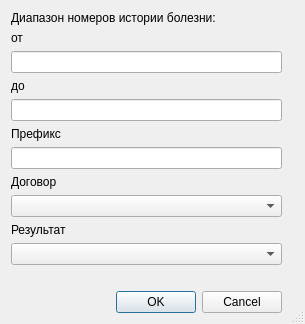
<?xml version="1.0" encoding="UTF-8"?>
<ui version="4.0">
 <class>ReportLogbookHospitalizationSetupDialog</class>
 <widget class="QDialog" name="ReportLogbookHospitalizationSetupDialog">
  <property name="windowModality">
   <enum>Qt::ApplicationModal</enum>
  </property>
  <property name="geometry">
   <rect>
    <x>0</x>
    <y>0</y>
    <width>305</width>
    <height>324</height>
   </rect>
  </property>
  <property name="windowTitle">
   <string>параметры отчёта</string>
  </property>
  <property name="sizeGripEnabled">
   <bool>true</bool>
  </property>
  <layout class="QGridLayout" name="gridLayout">
   <item row="4" column="0">
    <widget class="QLineEdit" name="edtDiapTo"/>
   </item>
   <item row="0" column="0" colspan="3">
    <widget class="QLabel" name="lblDiap">
     <property name="text">
      <string>Диапазон номеров истории болезни:</string>
     </property>
    </widget>
   </item>
   <item row="12" column="0">
    <widget class="QDialogButtonBox" name="buttonBox">
     <property name="orientation">
      <enum>Qt::Horizontal</enum>
     </property>
     <property name="standardButtons">
      <set>QDialogButtonBox::Cancel|QDialogButtonBox::Ok</set>
     </property>
    </widget>
   </item>
   <item row="5" column="0">
    <widget class="QLabel" name="lblPrefix">
     <property name="text">
      <string>Префикс</string>
     </property>
    </widget>
   </item>
   <item row="6" column="0">
    <widget class="QLineEdit" name="edtPrefix"/>
   </item>
   <item row="3" column="0">
    <widget class="QLabel" name="lblDiapTo">
     <property name="text">
      <string>до</string>
     </property>
    </widget>
   </item>
   <item row="2" column="0">
    <widget class="QLineEdit" name="edtDiapFrom"/>
   </item>
   <item row="11" column="0">
    <spacer>
     <property name="orientation">
      <enum>Qt::Vertical</enum>
     </property>
     <property name="sizeHint" stdset="0">
      <size>
       <width>129</width>
       <height>20</height>
      </size>
     </property>
    </spacer>
   </item>
   <item row="1" column="0">
    <widget class="QLabel" name="lblDiapFrom">
     <property name="text">
      <string>от</string>
     </property>
    </widget>
   </item>
   <item row="8" column="0">
    <widget class="CContractComboBox" name="cmbContract">
     <property name="sizePolicy">
      <sizepolicy hsizetype="Expanding" vsizetype="Fixed">
       <horstretch>0</horstretch>
       <verstretch>0</verstretch>
      </sizepolicy>
     </property>
    </widget>
   </item>
   <item row="7" column="0">
    <widget class="QLabel" name="lblContract">
     <property name="text">
      <string>Договор</string>
     </property>
    </widget>
   </item>
   <item row="9" column="0">
    <widget class="QLabel" name="label">
     <property name="text">
      <string>Результат</string>
     </property>
    </widget>
   </item>
   <item row="10" column="0">
    <widget class="CRBComboBox" name="cmbResult"/>
   </item>
  </layout>
 </widget>
 <customwidgets>
  <customwidget>
   <class>CRBComboBox</class>
   <extends>QComboBox</extends>
   <header>library/crbcombobox.h</header>
  </customwidget>
  <customwidget>
   <class>CContractComboBox</class>
   <extends>QComboBox</extends>
   <header>Accounting/ContractComboBox</header>
  </customwidget>
 </customwidgets>
 <resources/>
 <connections>
  <connection>
   <sender>buttonBox</sender>
   <signal>accepted()</signal>
   <receiver>ReportLogbookHospitalizationSetupDialog</receiver>
   <slot>accept()</slot>
   <hints>
    <hint type="sourcelabel">
     <x>112</x>
     <y>177</y>
    </hint>
    <hint type="destinationlabel">
     <x>102</x>
     <y>90</y>
    </hint>
   </hints>
  </connection>
  <connection>
   <sender>buttonBox</sender>
   <signal>rejected()</signal>
   <receiver>ReportLogbookHospitalizationSetupDialog</receiver>
   <slot>reject()</slot>
   <hints>
    <hint type="sourcelabel">
     <x>225</x>
     <y>177</y>
    </hint>
    <hint type="destinationlabel">
     <x>236</x>
     <y>76</y>
    </hint>
   </hints>
  </connection>
 </connections>
</ui>
